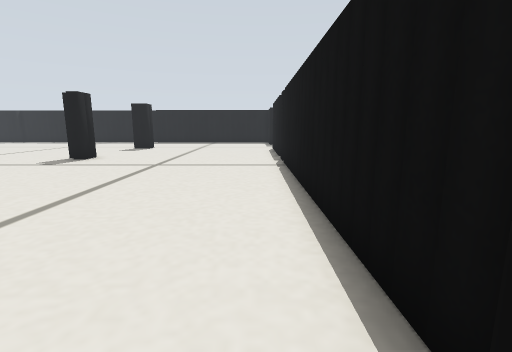
View 1 (above)

18 first-person views from a walk through a world built for the Gazebo simulator. The camera is 0.15 m above the floor, tilts 10° down and sees 85° across. The floor is counted in squares, 0.1 m on a side. Each view is taken from the middle of a square. On the plan, view 1 faces up. The plan holds only what a view shows up to about 14 squares ahead; the rest is blank.

View 2
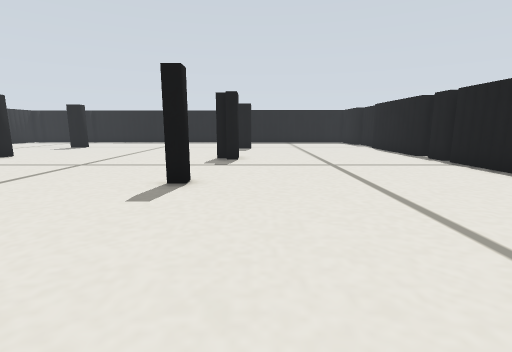

View 3
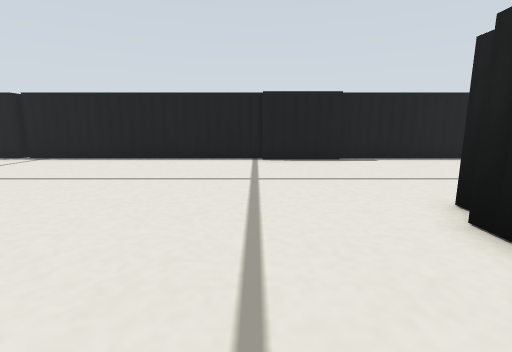

View 4
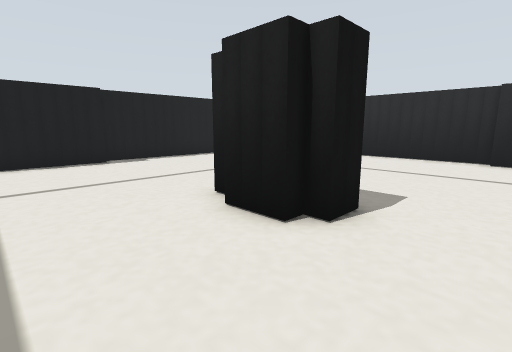

View 5
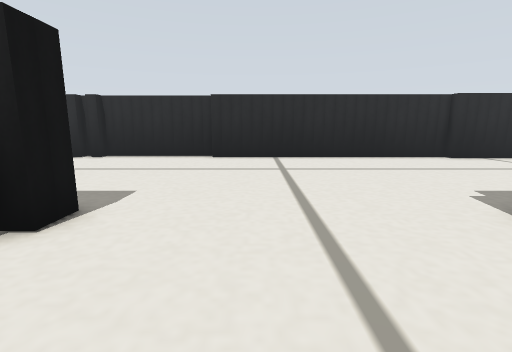

View 6
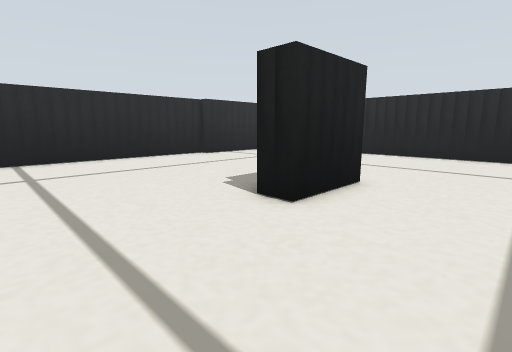

View 7
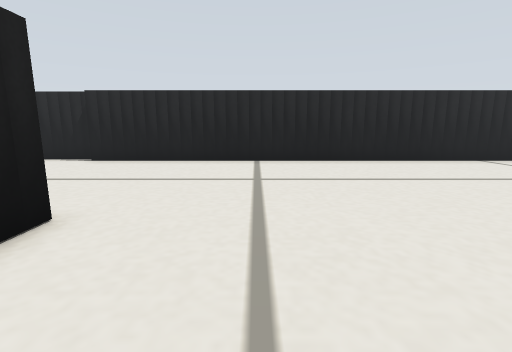

View 8
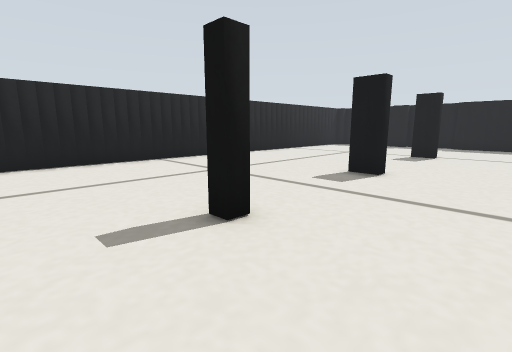

View 9
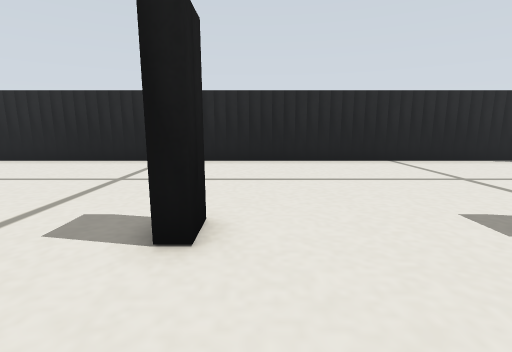

View 10
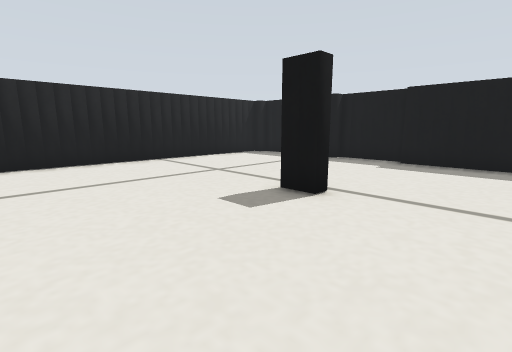

View 11
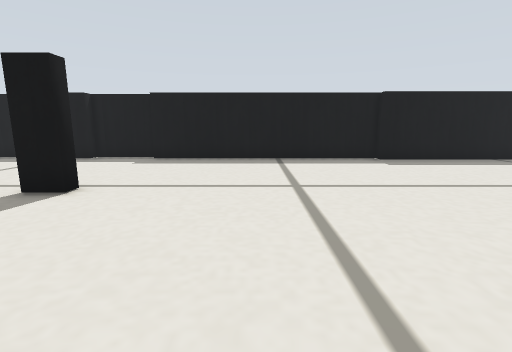

View 12
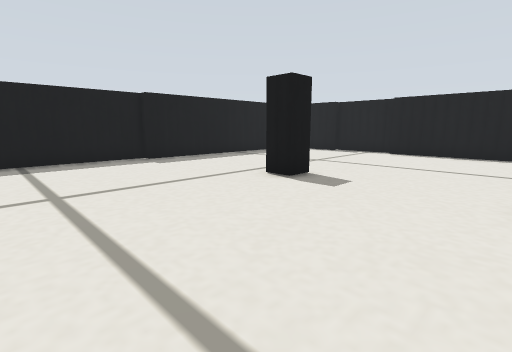

View 13
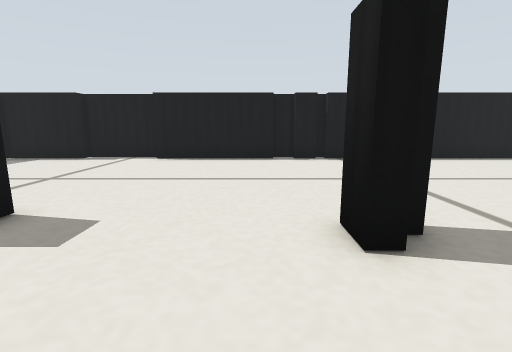

View 14
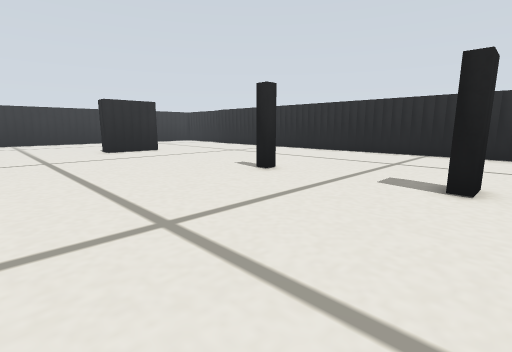

View 15
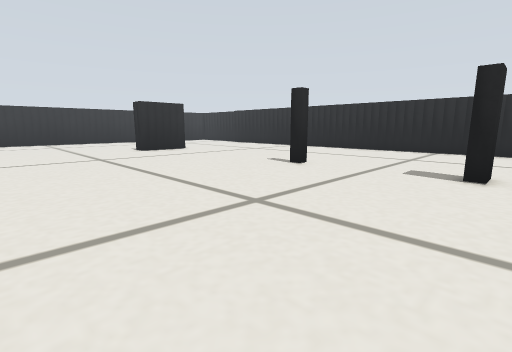

View 16
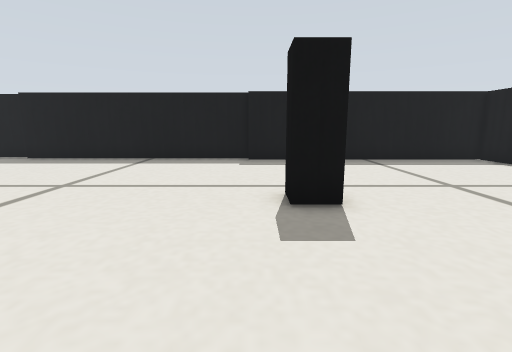

View 17
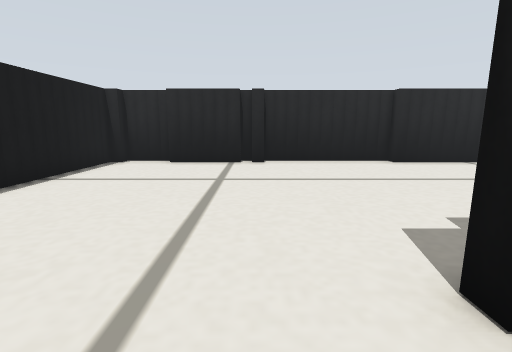

View 18
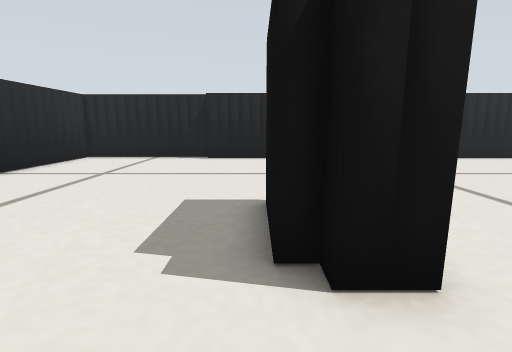

### Floor plan
Points are (right, up) in squares from view 1. A wall is a line through its corners. A room is listed if a view was taken in it or the views show most of it. See-through windows are left out.
Room 1 (views 1, 2, 3, 4, 5, 6, 7, 8, 9, 10, 11, 12, 13, 14, 15, 16, 17, 18)
walls: (-8.8, 7.8) (-8.8, 7.2) (-9.4, 7.2); (-19.9, 8.2) (-19.3, 8.2) (-19.3, 7.7) (-19.9, 7.7); (-8.4, 13.2) (-8.8, 13.2) (-8.8, 13.7) (-7.8, 13.7) (-7.8, 12.7) (-8.4, 12.7); (-20.4, 14.2) (-19.3, 14.2) (-19.3, 13.7) (-20.4, 13.7); (-20.4, -2.3) (-17.3, -2.3) (-17.3, -3.3) (-17.8, -3.3) (-17.8, -3.8) (-20.4, -3.8); (-9.8, -3.9) (-9.8, -2.8) (-9.3, -2.8) (-9.3, -2.3) (-7.8, -2.3); (-7.2, -2.8) (-6.8, -2.8) (-6.8, -3.4); (-7.2, 19.2) (-8.3, 19.2) (-8.3, 20.2); (-19.3, 20.8) (-19.3, 20.2) (-20.4, 20.2); (1.2, 0.6) (1.2, 11.7) (1.7, 11.7) (1.7, 12.2) (1.2, 12.2) (1.2, 13.2) (1.7, 13.2) (1.7, 14.2) (1.2, 14.2) (1.2, 19.8); (0.7, -2.9) (0.7, 0.8); (-28.8, -6.4) (-28.8, -12.3) (-22.4, -12.3) (-22.4, -12.8) (-10.9, -12.8) (-10.9, -13.3) (-5.4, -13.3) (-5.4, -12.8) (-4.8, -12.8); (1.7, 19.8) (1.7, 23.2) (1.2, 23.2) (1.2, 26.7) (-9.3, 26.7); (-9.3, 27.2) (-19.9, 27.2); (-19.9, 27.7) (-22.8, 27.7) (-22.8, 27.2) (-23.6, 27.2); (-4.9, -13.3) (-4.4, -13.3) (-4.4, -12.8) (-1.2, -12.8); (-1.2, -13.3) (0.7, -13.3) (0.7, -12.8); (-28.3, 26.4) (-28.3, -6.4); (-26.8, 27.7) (-27.6, 27.7); (1.2, -12.8) (1.2, -2.9)

Where each view was taken, in squares from view 1:
view 1: 0 up, 0 right, facing up
view 2: 0 up, 7 left, facing up
view 3: 1 up, 12 left, facing right
view 4: 1 up, 12 left, facing down-right
view 5: 1 up, 13 left, facing down
view 6: 1 up, 13 left, facing down-left
view 7: 1 up, 16 left, facing left
view 8: 5 up, 16 left, facing up-left
view 9: 15 up, 16 left, facing left
view 10: 15 up, 16 left, facing up-left
view 11: 14 up, 15 left, facing up
view 12: 14 up, 15 left, facing up-right
view 13: 15 up, 12 left, facing right
view 14: 15 up, 12 left, facing down-left
view 15: 15 up, 10 left, facing down-left
view 16: 14 up, 9 left, facing up
view 17: 1 down, 5 left, facing down
view 18: 4 down, 15 left, facing left
